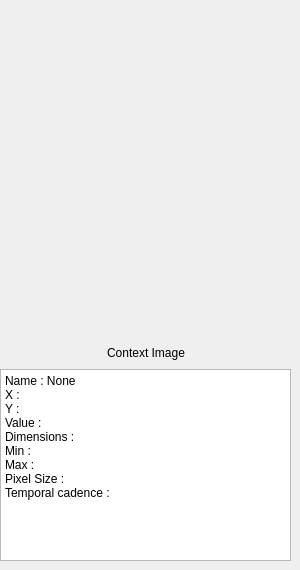
    <widget class="QWidget" name="Infotab">
     <attribute name="title">
      <string>Info</string>
     </attribute>
     <widget class="QWidget" name="layoutWidget">
      <property name="geometry">
       <rect>
        <x>0</x>
        <y>30</y>
        <width>291</width>
        <height>531</height>
       </rect>
      </property>
      <layout class="QVBoxLayout" name="verticalLayout_8">
       <item>
        <widget class="QWidget" name="widget" native="true">
         <property name="sizePolicy">
          <sizepolicy hsizetype="Preferred" vsizetype="MinimumExpanding">
           <horstretch>0</horstretch>
           <verstretch>0</verstretch>
          </sizepolicy>
         </property>
        </widget>
       </item>
       <item>
        <layout class="QHBoxLayout" name="horizontalLayout_15">
         <item>
          <spacer name="horizontalSpacer_3">
           <property name="orientation">
            <enum>Qt::Horizontal</enum>
           </property>
           <property name="sizeHint" stdset="0">
            <size>
             <width>40</width>
             <height>20</height>
            </size>
           </property>
          </spacer>
         </item>
         <item>
          <widget class="QLabel" name="contextlabel">
           <property name="text">
            <string>Context Image</string>
           </property>
          </widget>
         </item>
         <item>
          <spacer name="horizontalSpacer_4">
           <property name="orientation">
            <enum>Qt::Horizontal</enum>
           </property>
           <property name="sizeHint" stdset="0">
            <size>
             <width>40</width>
             <height>20</height>
            </size>
           </property>
          </spacer>
         </item>
        </layout>
       </item>
       <item>
        <widget class="QPlainTextEdit" name="InfoplainTextEdit">
         <property name="sizePolicy">
          <sizepolicy hsizetype="Preferred" vsizetype="Preferred">
           <horstretch>0</horstretch>
           <verstretch>0</verstretch>
          </sizepolicy>
         </property>
         <property name="readOnly">
          <bool>true</bool>
         </property>
         <property name="plainText">
          <string>Name : None
X : 
Y :
Value : 
Dimensions : 
Min : 
Max :
Pixel Size :
Temporal cadence :

</string>
         </property>
        </widget>
       </item>
      </layout>
     </widget>
    </widget>
